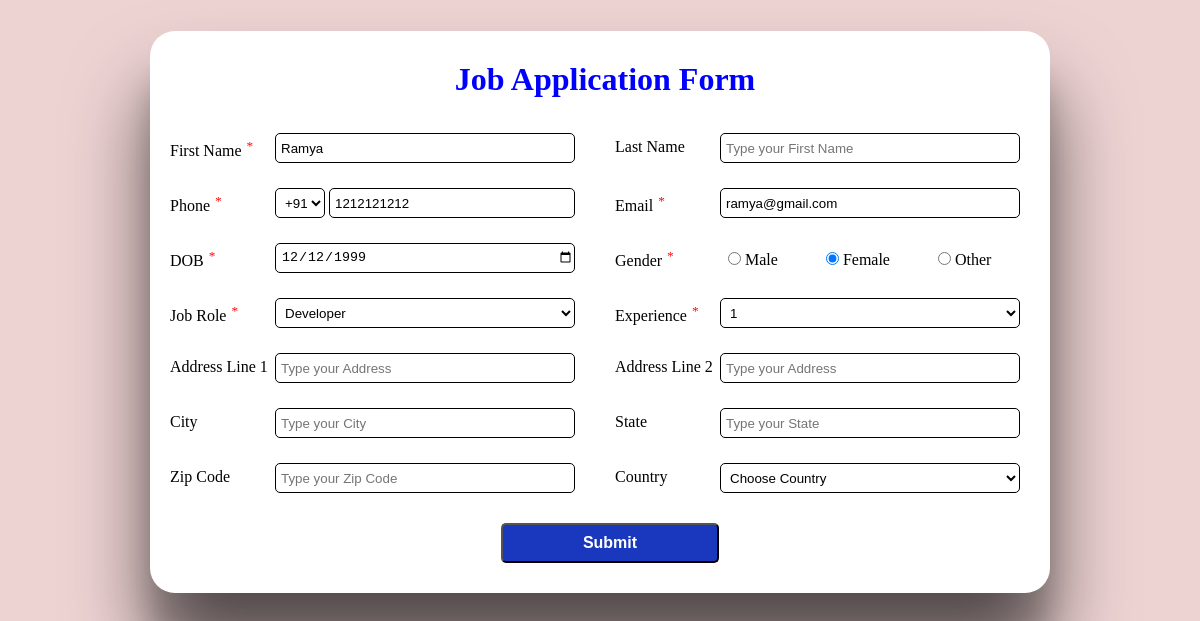
Page /userupdateview/81/ on the committed database.
### min/models.py (models this page shows, shortened)
class Jobseeker(models.Model):
    def validate_first_name(first_name):
        if (
            (first_name == None)
            or (first_name == "")
            or (len(first_name) < 3)
            or (len(first_name) > 25)
        ):
            raise ValidationError(f"{first_name} is invalid")
    def validate_phone(phone):
        regexmob = r"^\d{10}$"
        matchvalue = re.match(regexmob, phone)
        if phone == "" or matchvalue == None:
            raise ValidationError(f"{phone} is invalid")
    def validate_date(dob):
        today = date.today()
        if (today - dob).total_seconds() / 31536000 < 18:
            raise ValidationError(f"{dob} is invalid")
    first_name = models.CharField(
        max_length=25, null=False, validators=[validate_first_name]
    )
    last_name = models.CharField(max_length=25, null=True, blank=True)
    country_code = [("+91", "+91"), ("+1", "+1")]
    code = models.CharField(
        max_length=3, null=False, choices=country_code, default="+91"
    )
    phone = models.CharField(max_length=10, null=False, validators=[validate_phone])
    email = models.EmailField(null=False, unique=True)
    dob = models.DateField(null=False, validators=[validate_date])
    genderchoice = [("Male", "Male"), ("Female", "Female"), ("Other", "Other")]
    gender = models.CharField(
        null=False, max_length=6, choices=genderchoice, default=None
    )
    jobchoice = [
        ("", "Choose Job Role"),
        ("Developer", "Developer"),
        ("Testing", "Testing"),
        ("Devops", "Devops"),
        ("Operations", "Operations"),
        ("Accounting", "Accounting"),
    ]
    job_role = models.CharField(null=False, max_length=10, choices=jobchoice)
    experiencelevel = [
        ("", "Choose Experience (In years)"),
        ("0", "0"),
        ("1", "1"),
        ("2", "2"),
        ("3", "3"),
        ("4", "4"),
        ("5+", "5+"),
    ]
    experience = models.CharField(max_length=2, null=False, choices=experiencelevel)
    address_line_one = models.CharField(null=True, max_length=35, blank=True)
    address_line_two = models.CharField(null=True, max_length=35, blank=True)
    city = models.CharField(null=True, max_length=20, blank=True)
    state = models.CharField(null=True, max_length=20, blank=True)
    zip_code = models.CharField(max_length=6, null=True, blank=True)
    countrychoices = [("", "Choose Country"), ("India", "India"), ("US", "US")]
    country = models.CharField(
        null=True, max_length=5, choices=countrychoices, blank=True
    )

### min/views.py (the view, shortened to what this page needs)
# urls.py: path("userupdateview/<int:pk>/", views.UserUpdateView.as_view(), name="update"),
class UserUpdateView(UpdateView):
    model = Jobseeker
    template_name = "django_update_page.html"
    form_class = JobForm
    success_url = reverse_lazy("user_data")

### min/templates/django_update_page.html (shortened to what this page needs)
{% extends "base.html" %}
{% block body %}
<form method="POST" action="" class="Form" id="Form" novalidate>
    <div class="formRow">
        <div class="userInputs">
            <div class="inputLabel">
                {{form.first_name.label}}
                <sup>*</sup>
            </div>
            <div class="input-field">
                {{form.first_name}}
            </div>
        </div>
        <div class="userInputs">
            <div class="inputLabel">
                {{form.last_name.label}}
            </div>
            <div class="input-field">
                {{form.last_name}}
            </div>
        </div>
    </div>
    <div class="formRow">
        <div class="userInputs">
            <div class="inputLabel">
                {{form.phone.label}}
                <sup>*</sup>
            </div>
            <div class="input-field">
                {{form.code}}
                {{form.phone}}
            </div>
        </div>
        <div class="userInputs">
            <div class="inputLabel">
                {{form.email.label}}
                <sup>*</sup>
            </div>
            <div class="input-field">
                {{form.email}}
            </div>
        </div>
    </div>
    <div class="formRow">
        <div class="userInputs">
            <div class="inputLabel">
                {{form.dob.label}}
                <sup>*</sup>
            </div>
            <div class="input-field">
                {{form.dob}}
            </div>
        </div>
        <div class="userInputs">
            <div class="inputLabel">
                {{form.gender.label}}
                <sup>*</sup>
            </div>
            <div class="input-field" id="gender-options">
                {{form.gender}}
            </div>
        </div>
    </div>
    <div class="formRow">
        <div class="userInputs">
            <div class="inputLabel">
                {{form.job_role.label}}
                <sup>*</sup>
            </div>
            <div class="input-field">
                {{form.job_role}}
            </div>
        </div>
        <div class="userInputs">
            <div class="inputLabel">
                {{form.experience.label}}
                <sup>*</sup>
            </div>
            <div class="input-field">
                {{form.experience}}
            </div>
        </div>
    </div>
    <div class="formRow">
        <div class="userInputs">
            <div class="inputLabel">
                {{form.address_line_one.label}}
            </div>
            <div class="input-field">
                {{form.address_line_one}}
            </div>
        </div>
        <div class="userInputs">
            <div class="inputLabel">
                {{form.address_line_two.label}}
            </div>
            <div class="input-field">
                {{form.address_line_two}}
            </div>
        </div>
    </div>
    <div class="formRow">
        <div class="userInputs">
            <div class="inputLabel">
                {{form.city.label}}
            </div>
            <div class="input-field">
                {{form.city}}
            </div>
        </div>
        <div class="userInputs">
            <div class="inputLabel">
                {{form.state.label}}
            </div>
            <div class="input-field">
                {{form.state}}
            </div>
        </div>
    </div>
    <div class="formRow">
        <div class="userInputs">
            <div class="inputLabel">
                {{form.zip_code.label}}
            </div>
            <div class="input-field">
                {{form.zip_code}}
            </div>
        </div>
        <div class="userInputs">
            <div class="inputLabel">
                {{form.country.label}}
            </div>
            <div class="input-field">
                {{form.country}}
            </div>
        </div>
    </div>
    <div class="formRow" id="buttonClass">
        <input type="submit" value="Submit" id="b2"  name="submit">
    </div>
</form>
{% endblock body %}

### min/static/css/django_form.css (style rules this page uses)
* { margin: 0; padding: 0; box-sizing: border-box; }
body { background-color: rgb(238, 211, 211); }
Form { width: 900px; }
.formRow { display: flex; height: 40px; margin: 0px 5px 15px 5px; }
.userInputs { width: 450px; display: flex; padding: 5px; }
input[type="text"] { width: 300px; height: 30px; border-radius: 5px; border: 1px solid; padding-left: 5px; }
select { width: 300px; height: 30px; border-radius: 5px; border: 1px solid; background-color: white; padding-left: 5px; }
#code { width: 50px; height: 30px; }
input[type="date"] { width: 300px; height: 30px; border-radius: 5px; border: 1px solid; background-color: white; padding-left: 5px; }
input[type="email"] { width: 300px; height: 30px; border-radius: 5px; border: 1px solid; padding-left: 5px; }
#mob { width: 246px; height: 30px; }
#buttonClass { display: flex; justify-content: center; margin-top: 20px; }
#b2 { background-color: rgb(26, 56, 190); width: 218px; border-radius: 5px; margin: 5px; color: white; height: 40px; font-weight: bold; font-size: medium; }
.inputLabel { width: 100px; text-align: start; margin-right: 5px; padding-top: 5px; }
#gender-options { padding: 6px 8px; }
input[type="radio"] { margin-top: 3px; }
sup { padding: 1px; color: red; }
.country option:first-child { display: none; }
#id_gender { display: flex; justify-content: space-between; }
#id_gender label { margin-right: 48px; }

### rows in the picture
Jobseeker: first_name "Ramya", code "+91", phone "1212121212", email "ramya@gmail.com", dob "12/12/1999", gender "☐ Male ☑ Female ☐ Other", job_role "Developer", experience "1", country "Choose Country"
